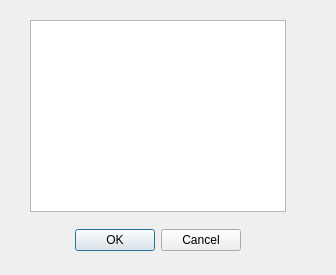
<?xml version="1.0" encoding="UTF-8"?>
<ui version="4.0">
 <class>CShowResp</class>
 <widget class="QDialog" name="CShowResp">
  <property name="geometry">
   <rect>
    <x>0</x>
    <y>0</y>
    <width>336</width>
    <height>275</height>
   </rect>
  </property>
  <property name="windowTitle">
   <string>Dialog</string>
  </property>
  <widget class="QDialogButtonBox" name="buttonBox">
   <property name="geometry">
    <rect>
     <x>60</x>
     <y>220</y>
     <width>181</width>
     <height>41</height>
    </rect>
   </property>
   <property name="orientation">
    <enum>Qt::Horizontal</enum>
   </property>
   <property name="standardButtons">
    <set>QDialogButtonBox::Cancel|QDialogButtonBox::Ok</set>
   </property>
  </widget>
  <widget class="QListWidget" name="listWidget">
   <property name="geometry">
    <rect>
     <x>30</x>
     <y>20</y>
     <width>256</width>
     <height>192</height>
    </rect>
   </property>
  </widget>
 </widget>
 <resources/>
 <connections>
  <connection>
   <sender>buttonBox</sender>
   <signal>accepted()</signal>
   <receiver>CShowResp</receiver>
   <slot>accept()</slot>
   <hints>
    <hint type="sourcelabel">
     <x>248</x>
     <y>254</y>
    </hint>
    <hint type="destinationlabel">
     <x>157</x>
     <y>274</y>
    </hint>
   </hints>
  </connection>
  <connection>
   <sender>buttonBox</sender>
   <signal>rejected()</signal>
   <receiver>CShowResp</receiver>
   <slot>reject()</slot>
   <hints>
    <hint type="sourcelabel">
     <x>316</x>
     <y>260</y>
    </hint>
    <hint type="destinationlabel">
     <x>286</x>
     <y>274</y>
    </hint>
   </hints>
  </connection>
 </connections>
</ui>
